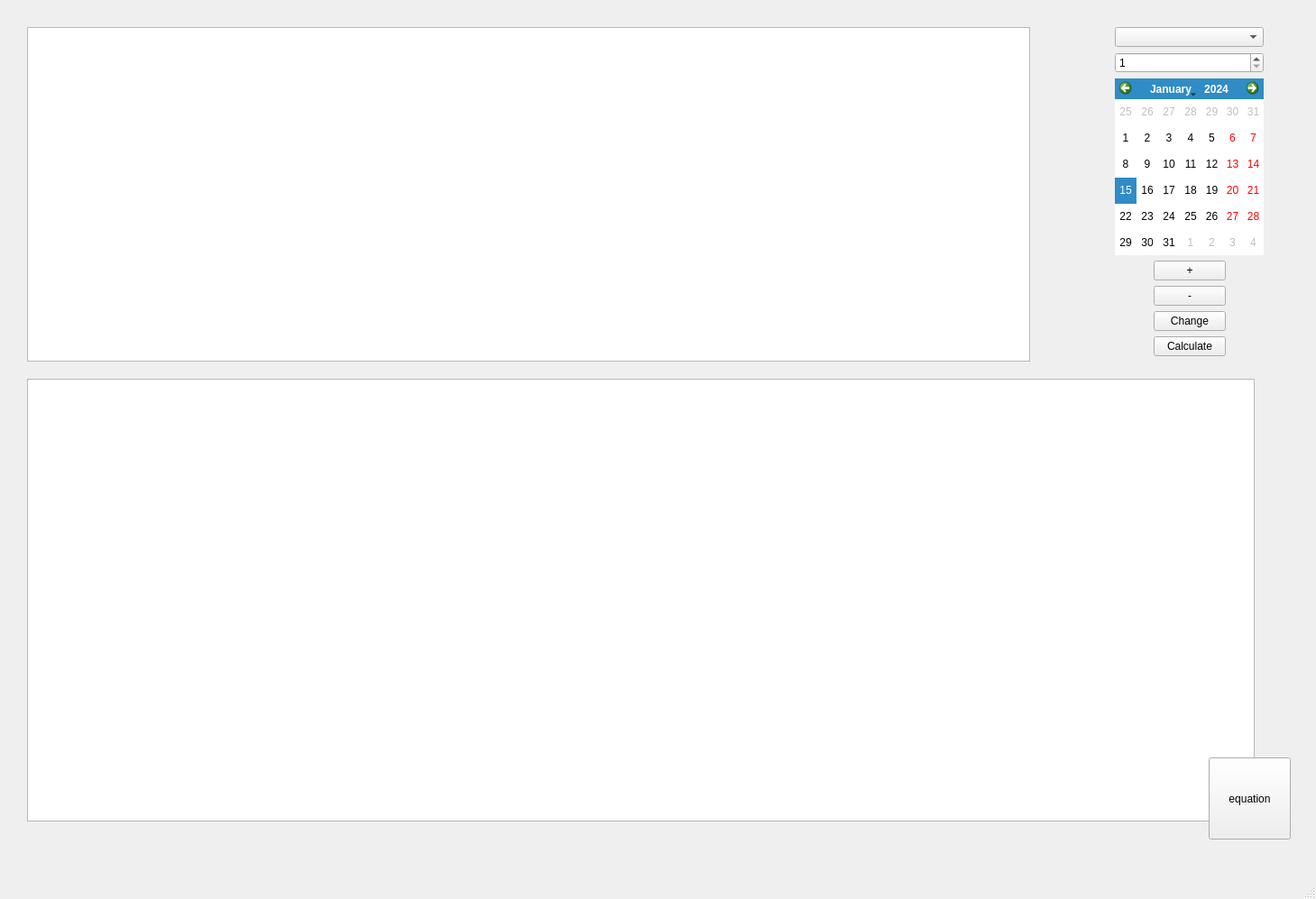
<?xml version="1.0" encoding="UTF-8"?>
<ui version="4.0">
 <class>MainWindow</class>
 <widget class="QMainWindow" name="MainWindow">
  <property name="geometry">
   <rect>
    <x>0</x>
    <y>0</y>
    <width>1459</width>
    <height>997</height>
   </rect>
  </property>
  <property name="windowTitle">
   <string>ERP</string>
  </property>
  <widget class="QWidget" name="centralwidget">
   <widget class="QWidget" name="gridLayoutWidget">
    <property name="geometry">
     <rect>
      <x>30</x>
      <y>30</y>
      <width>1371</width>
      <height>371</height>
     </rect>
    </property>
    <layout class="QGridLayout" name="gridLayout">
     <item row="0" column="0" rowspan="8">
      <widget class="QTableView" name="table">
       <property name="autoScroll">
        <bool>true</bool>
       </property>
       <property name="editTriggers">
        <set>QAbstractItemView::NoEditTriggers</set>
       </property>
       <property name="tabKeyNavigation">
        <bool>true</bool>
       </property>
       <property name="alternatingRowColors">
        <bool>false</bool>
       </property>
       <property name="selectionMode">
        <enum>QAbstractItemView::SingleSelection</enum>
       </property>
       <property name="selectionBehavior">
        <enum>QAbstractItemView::SelectRows</enum>
       </property>
       <property name="showGrid">
        <bool>true</bool>
       </property>
       <property name="wordWrap">
        <bool>true</bool>
       </property>
       <property name="cornerButtonEnabled">
        <bool>true</bool>
       </property>
       <attribute name="verticalHeaderVisible">
        <bool>false</bool>
       </attribute>
       <attribute name="verticalHeaderHighlightSections">
        <bool>true</bool>
       </attribute>
      </widget>
     </item>
     <item row="3" column="3">
      <widget class="QPushButton" name="Add">
       <property name="text">
        <string>+</string>
       </property>
      </widget>
     </item>
     <item row="3" column="2">
      <spacer name="horizontalSpacer_2">
       <property name="orientation">
        <enum>Qt::Horizontal</enum>
       </property>
       <property name="sizeType">
        <enum>QSizePolicy::Preferred</enum>
       </property>
       <property name="sizeHint" stdset="0">
        <size>
         <width>37</width>
         <height>20</height>
        </size>
       </property>
      </spacer>
     </item>
     <item row="6" column="3">
      <widget class="QPushButton" name="calculate">
       <property name="text">
        <string>Calculate</string>
       </property>
      </widget>
     </item>
     <item row="0" column="1" rowspan="7">
      <spacer name="horizontalSpacer">
       <property name="orientation">
        <enum>Qt::Horizontal</enum>
       </property>
       <property name="sizeType">
        <enum>QSizePolicy::Preferred</enum>
       </property>
       <property name="sizeHint" stdset="0">
        <size>
         <width>88</width>
         <height>20</height>
        </size>
       </property>
      </spacer>
     </item>
     <item row="5" column="3">
      <widget class="QPushButton" name="change">
       <property name="text">
        <string>Change</string>
       </property>
      </widget>
     </item>
     <item row="4" column="3">
      <widget class="QPushButton" name="minus">
       <property name="text">
        <string>-</string>
       </property>
      </widget>
     </item>
     <item row="3" column="4">
      <spacer name="horizontalSpacer_3">
       <property name="orientation">
        <enum>Qt::Horizontal</enum>
       </property>
       <property name="sizeType">
        <enum>QSizePolicy::Preferred</enum>
       </property>
       <property name="sizeHint" stdset="0">
        <size>
         <width>26</width>
         <height>20</height>
        </size>
       </property>
      </spacer>
     </item>
     <item row="2" column="2" colspan="3">
      <widget class="QCalendarWidget" name="calendar">
       <property name="selectionMode">
        <enum>QCalendarWidget::SingleSelection</enum>
       </property>
       <property name="horizontalHeaderFormat">
        <enum>QCalendarWidget::NoHorizontalHeader</enum>
       </property>
       <property name="verticalHeaderFormat">
        <enum>QCalendarWidget::NoVerticalHeader</enum>
       </property>
      </widget>
     </item>
     <item row="1" column="2" colspan="3">
      <widget class="QSpinBox" name="spinBox">
       <property name="minimum">
        <number>1</number>
       </property>
       <property name="maximum">
        <number>9999</number>
       </property>
      </widget>
     </item>
     <item row="0" column="2" colspan="3">
      <widget class="QComboBox" name="selectItem"/>
     </item>
    </layout>
   </widget>
   <widget class="QTableView" name="output">
    <property name="geometry">
     <rect>
      <x>30</x>
      <y>420</y>
      <width>1361</width>
      <height>491</height>
     </rect>
    </property>
    <attribute name="horizontalHeaderCascadingSectionResizes">
     <bool>true</bool>
    </attribute>
    <attribute name="horizontalHeaderDefaultSectionSize">
     <number>100</number>
    </attribute>
    <attribute name="horizontalHeaderShowSortIndicator" stdset="0">
     <bool>false</bool>
    </attribute>
    <attribute name="horizontalHeaderStretchLastSection">
     <bool>false</bool>
    </attribute>
    <attribute name="verticalHeaderVisible">
     <bool>false</bool>
    </attribute>
   </widget>
   <widget class="QPushButton" name="equation">
    <property name="geometry">
     <rect>
      <x>1340</x>
      <y>840</y>
      <width>91</width>
      <height>91</height>
     </rect>
    </property>
    <property name="text">
     <string>equation</string>
    </property>
   </widget>
  </widget>
  <widget class="QMenuBar" name="menubar">
   <property name="geometry">
    <rect>
     <x>0</x>
     <y>0</y>
     <width>1459</width>
     <height>22</height>
    </rect>
   </property>
  </widget>
  <widget class="QStatusBar" name="statusbar"/>
 </widget>
 <resources/>
 <connections/>
</ui>
